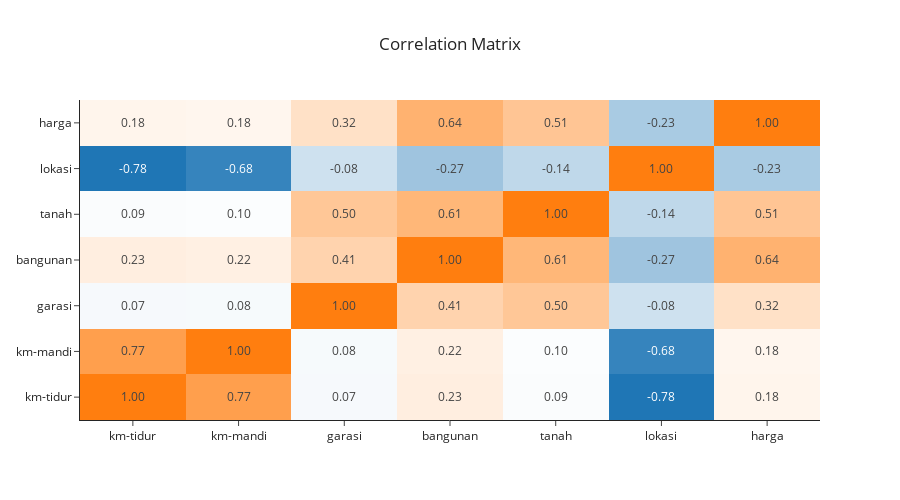

The cell this chart's notebook holds for it:
### Code cell
df_corr = cp_df2.corr()

fig = go.Figure()
fig.add_trace(
    go.Heatmap(
        x = df_corr.columns,
        y = df_corr.index,
        z = np.array(df_corr),
        text=df_corr.values,
        texttemplate='%{text:.2f}',
        colorscale = ["#1f76b5", "white", "#ff7e0f"],
        showscale=False
    )
)
fig.update_layout(height=500, title="Correlation Matrix", title_x=.5)
fig.show()

### Figure 1 — Plotly figure (JSON) as saved in the notebook; plotly's stock layout.template omitted (floating-point values rounded to 4 significant figures)
{"data": [{"colorscale": [[0, "#1f76b5"], [0.5, "white"], [1, "#ff7e0f"]], "showscale": false, "text": [[1, 0.77, 0.07491, 0.227, 0.09395, -0.7759, 0.183], [0.77, 1, 0.07689, 0.2152, 0.09815, -0.6849, 0.1751], [0.07491, 0.07689, 1, 0.4131, 0.4985, -0.08026, 0.3209], [0.227, 0.2152, 0.4131, 1, 0.6102, -0.2682, 0.6403], [0.09395, 0.09815, 0.4985, 0.6102, 1, -0.1405, 0.5092], [-0.7759, -0.6849, -0.08026, -0.2682, -0.1405, 1, -0.2281], [0.183, 0.1751, 0.3209, 0.6403, 0.5092, -0.2281, 1]], "texttemplate": "%{text:.2f}", "type": "heatmap", "x": ["km-tidur", "km-mandi", "garasi", "bangunan", "tanah", "lokasi", "harga"], "y": ["km-tidur", "km-mandi", "garasi", "bangunan", "tanah", "lokasi", "harga"], "z": [[1, 0.77, 0.07491, 0.227, 0.09395, -0.7759, 0.183], [0.77, 1, 0.07689, 0.2152, 0.09815, -0.6849, 0.1751], [0.07491, 0.07689, 1, 0.4131, 0.4985, -0.08026, 0.3209], [0.227, 0.2152, 0.4131, 1, 0.6102, -0.2682, 0.6403], [0.09395, 0.09815, 0.4985, 0.6102, 1, -0.1405, 0.5092], [-0.7759, -0.6849, -0.08026, -0.2682, -0.1405, 1, -0.2281], [0.183, 0.1751, 0.3209, 0.6403, 0.5092, -0.2281, 1]]}], "layout": {"height": 500, "title": {"text": "Correlation Matrix", "x": 0.5}}}
